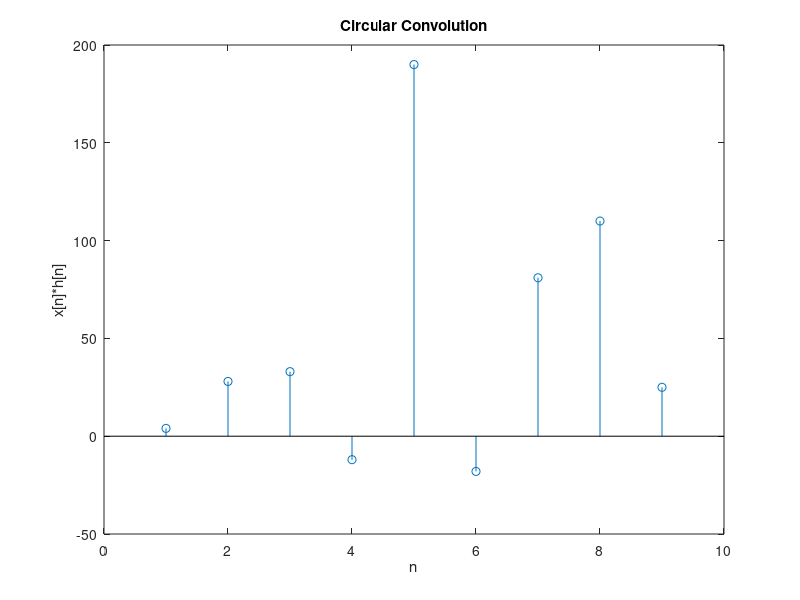

Write the MATLAB code that produced this figure.
clc;
clear all;
x=[2 7 -4 11 5];
h=[3 2 6 -5 12]
n=length(x);
p=length(h);
q=n+p-1;
x=[ x zeros(1, (q-n))];
h=[ x zeros(1, (q-p))];
y=zeros(1,q);
for i=1:q
    for j=1:i
          y(i) = y(i)+x(j).*h(i-j+1);
    end
end
stem(y);
title('Circular Convolution');
ylabel('x[n]*h[n]');
xlabel('n');
